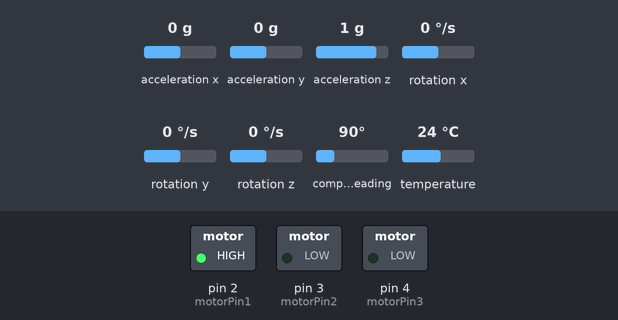
Simulated run of this program. Board: Arduino Uno, built with avr-gcc and run on an emulated ATmega328P. Parts: switched loads named in the program (green lamp = pin HIGH). Inputs (shaded band) come from the test bench; at power-on: acceleration x 0 g, acceleration y 0 g, acceleration z 1 g, rotation x 0 °/s, rotation y 0 °/s, rotation z 0 °/s, compass heading 90°, temperature 24 °C. What the program prints to the serial monitor is not drawn.

Above: at 0.1 s.
At 2.1 s:
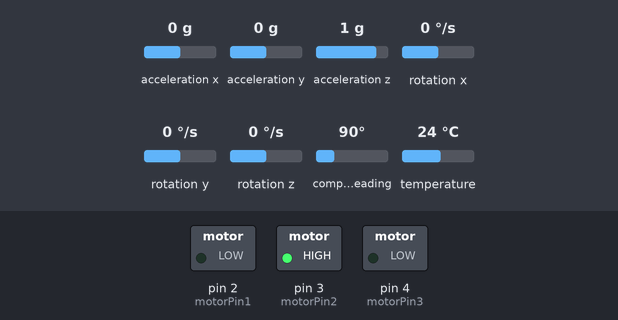
At 4.1 s:
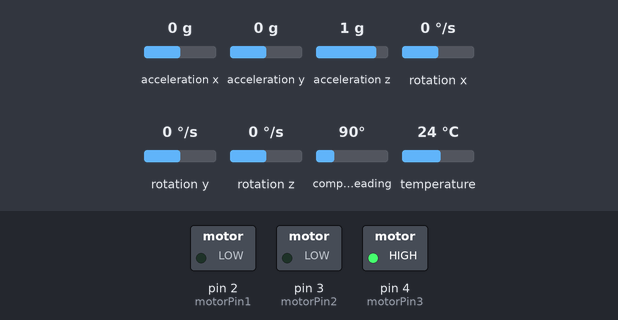
At 5.1 s:
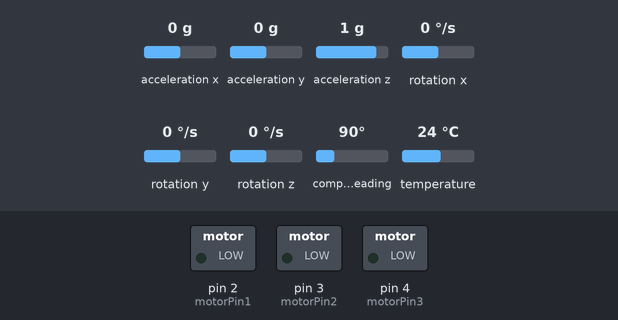
Timing chart, 0 to 6.6 s (numbered marks = the images above):
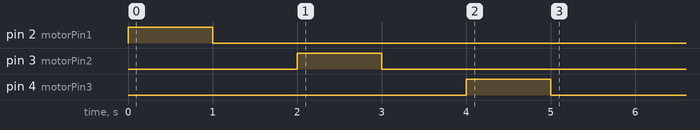

The program:

main.cpp
```cpp
#include <Arduino.h>
#include <Wire.h>
#include <SPI.h>
#include <Adafruit_LSM9DS0.h>
#include <Adafruit_Sensor.h>


const int motorPin1 = 2;     // motor connected to D2
const int motorPin2 = 3;
const int motorPin3 = 4;     // motor connected to D3
Adafruit_LSM9DS0 lsm = Adafruit_LSM9DS0();

void setup() {

  pinMode(motorPin1, OUTPUT);
  pinMode(motorPin2, OUTPUT);
  pinMode(motorPin3, OUTPUT);
  Serial.begin(115200); //setup serial monitor, uncomment Serial.print()'s to debug
  Serial.println("Begin LilyPad Vibe Motor Tests");
    if(!lsm.begin())
  {
    /* There was a problem detecting the LSM9DS0 ... check your connections */
    Serial.print(F("Ooops, no LSM9DS0 detected ... Check your wiring!"));
    while(1);
  }

  // 1.) Set the accelerometer range
  lsm.setupAccel(lsm.LSM9DS0_ACCELRANGE_2G);
  //lsm.setupAccel(lsm.LSM9DS0_ACCELRANGE_4G);
  //lsm.setupAccel(lsm.LSM9DS0_ACCELRANGE_6G);
  //lsm.setupAccel(lsm.LSM9DS0_ACCELRANGE_8G);
  //lsm.setupAccel(lsm.LSM9DS0_ACCELRANGE_16G);

  // 2.) Set the magnetometer sensitivity
  lsm.setupMag(lsm.LSM9DS0_MAGGAIN_2GAUSS);
  //lsm.setupMag(lsm.LSM9DS0_MAGGAIN_4GAUSS);
  //lsm.setupMag(lsm.LSM9DS0_MAGGAIN_8GAUSS);
  //lsm.setupMag(lsm.LSM9DS0_MAGGAIN_12GAUSS);

  // 3.) Setup the gyroscope
  lsm.setupGyro(lsm.LSM9DS0_GYROSCALE_245DPS);
  //lsm.setupGyro(lsm.LSM9DS0_GYROSCALE_500DPS);
  //lsm.setupGyro(lsm.LSM9DS0_GYROSCALE_2000DPS);


  digitalWrite(motorPin1, HIGH);  //turn motor
  delay(1000);
  digitalWrite(motorPin1, LOW);  //turn motor
  delay(1000);
  //Serial.println("Turn LilyPad Vibe Motor And LED OFF");
  //digitalWrite(ledPin, LOW);  // turn the LED off
  digitalWrite(motorPin2, HIGH);   //turn motor off
  delay(1000);
  digitalWrite(motorPin2, LOW);  //turn motor
  delay(1000);

  digitalWrite(motorPin3, HIGH);   //turn motor off
  delay(1000);
  digitalWrite(motorPin3, LOW);  //turn motor
  delay(1000);
  //Quick Test 1: Check If LED and Motor Can Turn On

  //Serial.println("Turn LilyPad Vibe Motor And LED ON");
  //digitalWrite(ledPin, HIGH);  // turn the LED on


}

void loop() {
  sensors_event_t accel, mag, gyro, temp;

  lsm.getEvent(&accel, &mag, &gyro, &temp);
  if (gyro.gyro.x>10)
  {
  digitalWrite(motorPin1, HIGH);
  //digitalWrite(motorPin2, HIGH);
   delay(200);
   digitalWrite(motorPin1, LOW);
  }

   if (gyro.gyro.y>40.0)
  {
  digitalWrite(motorPin2, HIGH);
  delay(200);
  digitalWrite(motorPin2, LOW);
  }

  if (gyro.gyro.z<-80.0)
  {
  digitalWrite(motorPin3, HIGH);
  delay(200);
  digitalWrite(motorPin3, LOW);
  }

  // digitalWrite(motorPin1, HIGH);
  // digitalWrite(motorPin2, HIGH); //turn motor

  //  //turn motor
  // // delay(200);
  // //Serial.println("Turn LilyPad Vibe Motor And LED OFF");
  // //digitalWrite(ledPin, LOW);  // turn the LED off
  //    //turn motor off
  // delay(random(200,2000));
  // digitalWrite(motorPin2, LOW);
  // delay(random(300,3000));
  // digitalWrite(motorPin1, LOW);   //turn motor
  // delay(1000);
}
```
